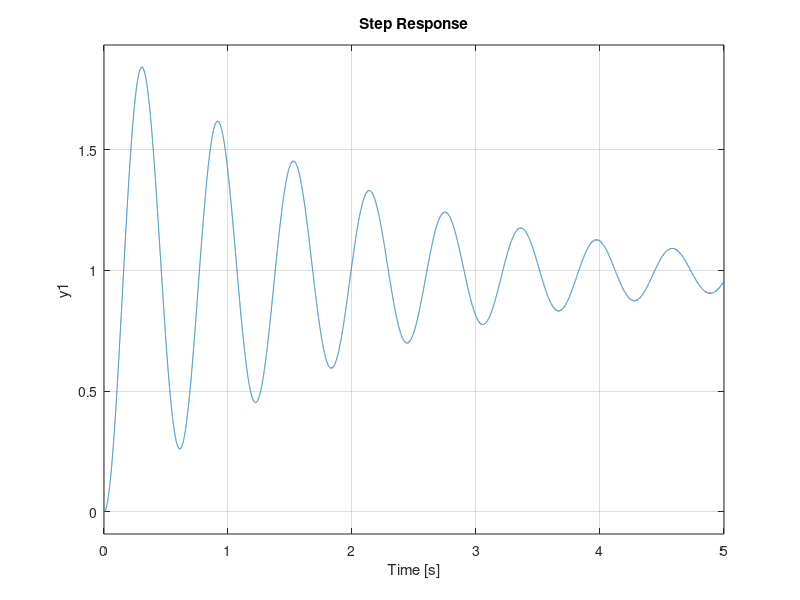

MATLAB code to generate this figure:
k=[5 15 45 95];
for i=1:4;
    t=0:0.0001:5;
    s=tf('s');
    a=k(i)+10;
    b=1/(s^2+s+1);
    y=series(a,b);
    z=feedback(y,1);
    subplot(2,2,i);
    step(z,t)
end